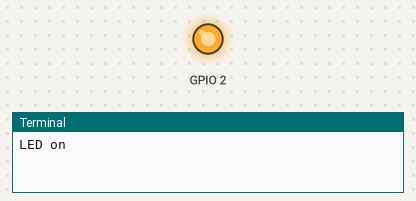
A program run on a simulated Raspberry Pi (BCM pin numbers). On the bench: output pins drawn as LEDs (lit = HIGH), the last lines printed to the terminal.

Above: at 1.5 s.
At 4.5 s:
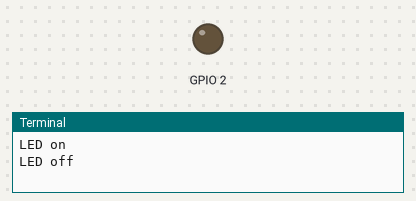
Timing chart, 0 to 7.8 s (numbered marks = the images above):
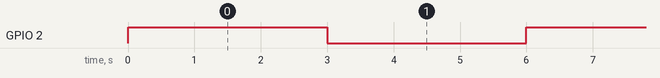

Measured:
- by itself, GPIO 2: alternates HIGH for 3.0 s and LOW for 3.0 s

The program:

led.py
```python
# program to blink an led  every 3 seconds
import RPi.GPIO as GPIO
import time
GPIO.setmode(GPIO.BCM)
GPIO.setwarnings(False)
GPIO.setup(2,GPIO.OUT)
while 1:
	print "LED on"
	GPIO.output(2,GPIO.HIGH)
	time.sleep(3)
	print "LED off"
	GPIO.output(2,GPIO.LOW)
	time.sleep(3)
```
